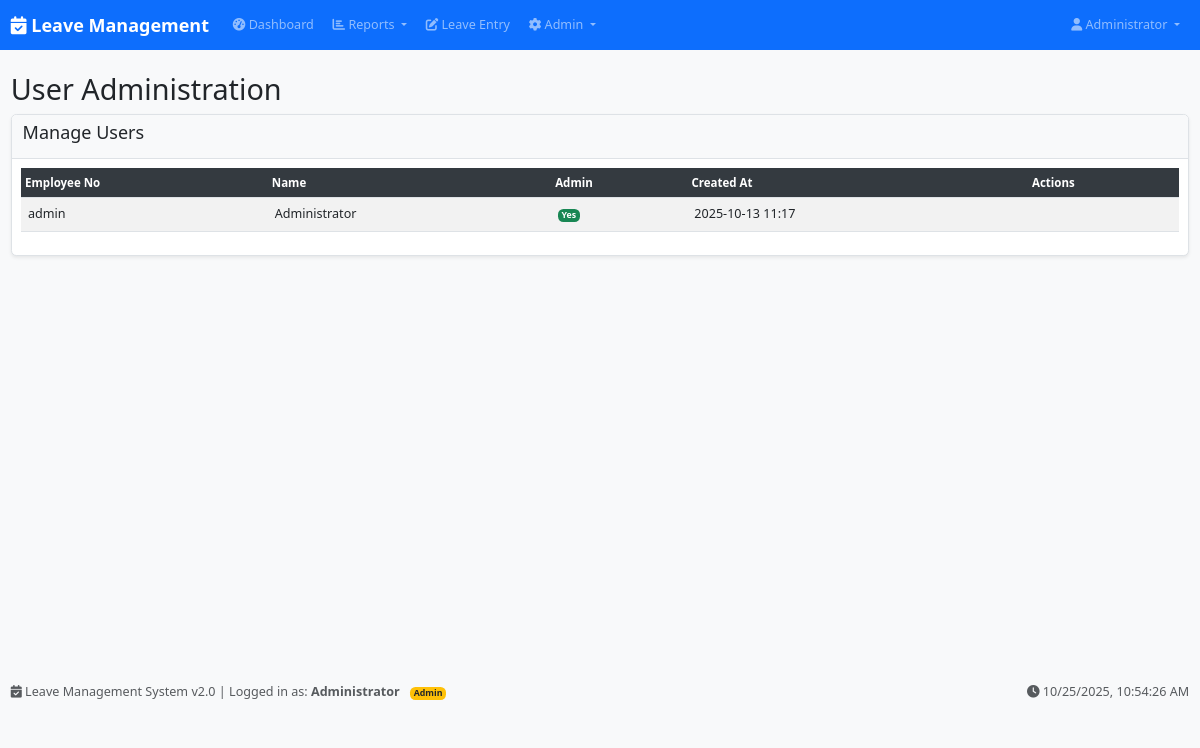
The page /admin (signed in) on the database its author committed.
### models.py (models this page shows, shortened)
class User(db.Model):
    id = db.Column(db.Integer, primary_key=True)
    emp_no = db.Column(db.String(20), unique=True, nullable=False)
    name = db.Column(db.String(100), nullable=False)
    password_hash = db.Column(db.String(256), nullable=False)
    is_admin = db.Column(db.Boolean, default=False)
    created_at = db.Column(db.DateTime, default=datetime.utcnow)

### routes.py (the view)
@app.route('/admin')
def admin():
    if 'user_id' not in session or not session.get('is_admin'):
        flash('Admin access required', 'error')
        return redirect(url_for('dashboard'))
    users = User.query.all()
    return render_template('admin.html', users=users)

### routes.py (called while the page is built)
@app.context_processor
def inject_date():
    return {'date': date}

### templates/admin.html (shortened to what this page needs)
{% extends "base.html" %}
{% block content %}
<h2>User Administration</h2>
<div class="card">
    <div class="card-header">
        <h5>Manage Users</h5>
    </div>
    <div class="card-body">
        <div class="table-responsive">
            <table class="table table-striped">
                <thead>
                    <tr>
                        <th>Employee No</th>
                        <th>Name</th>
                        <th>Admin</th>
                        <th>Created At</th>
                        <th>Actions</th>
                    </tr>
                </thead>
                <tbody>
                    {% for user in users %}
                    <tr>
                        <td>{{ user.emp_no }}</td>
                        <td>{{ user.name }}</td>
                        <td>
                            {% if user.is_admin %}
                                <span class="badge bg-success">Yes</span>
                            {% else %}
                                <span class="badge bg-secondary">No</span>
                            {% endif %}
                        </td>
                        <td>{{ user.created_at.strftime('%Y-%m-%d %H:%M') if user.created_at else 'N/A' }}</td>
                        <td>
                        </td>
                    </tr>
                    {% endfor %}
                </tbody>
            </table>
        </div>
    </div>
</div>
{% endblock %}

### templates/base.html (shortened to what this page needs)
<!DOCTYPE html>
<html lang="en">
<head>
    <link href="https://cdn.jsdelivr.net/npm/bootstrap@5.3.0/dist/css/bootstrap.min.css" rel="stylesheet">
    <link href="https://cdnjs.cloudflare.com/ajax/libs/font-awesome/6.4.0/css/all.min.css" rel="stylesheet">
    <link rel="stylesheet" href="{{ url_for('static', filename='style.css') }}">
</head>
<body>
    <nav class="navbar navbar-expand-lg navbar-dark bg-primary">
        <div class="container-fluid">
            <a class="navbar-brand" href="{{ url_for('dashboard') }}">
                <i class="fas fa-calendar-check"></i> Leave Management
            </a>
            <div class="collapse navbar-collapse" id="navbarNav">
                {% if session.user_id %}
                <ul class="navbar-nav me-auto">
                    <li class="nav-item">
                        <a class="nav-link" href="{{ url_for('dashboard') }}">
                            <i class="fas fa-tachometer-alt"></i> Dashboard
                        </a>
                    </li>
                    <li class="nav-item dropdown">
                        <a class="nav-link dropdown-toggle" href="#" id="reportsDropdown" role="button" data-bs-toggle="dropdown" aria-expanded="false">
                            <i class="fas fa-chart-bar"></i> Reports
                        </a>
                    </li>
                    <li class="nav-item">
                        <a class="nav-link" href="{{ url_for('entry') }}">
                            <i class="fas fa-edit"></i> Leave Entry
                        </a>
                    </li>
                    {% if session.is_admin %}
                    <li class="nav-item dropdown">
                        <a class="nav-link dropdown-toggle" href="#" id="adminDropdown" role="button" data-bs-toggle="dropdown" aria-expanded="false">
                            <i class="fas fa-cog"></i> Admin
                        </a>
                    </li>
                    {% endif %}
                </ul>
                <ul class="navbar-nav">
                    <li class="nav-item dropdown">
                        <a class="nav-link dropdown-toggle" href="#" id="userDropdown" role="button" data-bs-toggle="dropdown">
                            <i class="fas fa-user"></i> {{ session.name or session.emp_no }}
                        </a>
                    </li>
                </ul>
                {% endif %}
            </div>
        </div>
    </nav>
    <div class="container-fluid py-4">
        {% block content %}{% endblock %}
    </div>
    <footer class="footer bg-light mt-auto">
        <div class="container-fluid">
            <div class="row align-items-center">
                <div class="col-md-6">
                    <span class="text-muted no-print">
                        <i class="fas fa-calendar-check"></i>
                        Leave Management System v2.0
                        {% if session.user_id %}
                        <span class="no-print">| Logged in as: <strong>{{ session.name or session.emp_no }}</strong>
                        {% if session.is_admin %}
                        <span class="badge bg-warning text-dark ms-2">Admin</span>
                        {% endif %}</span>
                        {% endif %}
                    </span>
                </div>
                <div class="col-md-6 text-end">
                    <span class="text-muted no-print">
                        <i class="fas fa-clock"></i>
                        <span id="current-time"></span>
                    </span>
                </div>
            </div>
        </div>
    </footer>
</body>
</html>

### static/style.css (style rules this page uses)
body { background-color: #f8f9fa; font-family: 'Segoe UI', Tahoma, Geneva, Verdana, sans-serif; font-size: 14px; }
.navbar-brand { font-weight: bold; }
.card { border: 1px solid #dee2e6; box-shadow: 0 0.125rem 0.25rem rgba(0, 0, 0, 0.075); margin-bottom: 8px; }
.card-header { background-color: #f8f9fa; border-bottom: 1px solid #dee2e6; font-weight: 600; padding: 8px 12px; }
.card-body { padding: 10px; }
.table th { background-color: #343a40 !important; color: white !important; font-weight: 600; font-size: 0.8rem; padding: 0.4rem 0.3rem; }
.badge { font-size: 0.7em; padding: 0.25em 0.4em; font-weight: 600; }
.navbar-nav .nav-link { margin: 0 0.15rem; border-radius: 0.25rem; transition: background-color 0.15s ease-in-out; }
@media (max-height: 800px) { body { zoom: 0.9; } }

### templates/base.html (style rules this page uses)
.navbar-brand { font-weight: 700; }
.footer { background-color: #f8f9fa; padding: 20px 0; margin-top: auto; }
body { display: flex; flex-direction: column; min-height: 100vh; }
.container-fluid { flex: 1; }
.card { box-shadow: 0 0.125rem 0.25rem rgba(0, 0, 0, 0.075); border: 1px solid rgba(0, 0, 0, 0.125); }
.card-header { background-color: #f8f9fa; border-bottom: 1px solid rgba(0, 0, 0, 0.125); font-weight: 600; }
.table th { background-color: #f8f9fa; font-weight: 600; }

### rows shown on the page
User: name "Administrator", emp_no "admin", is_admin "Yes", created_at "2025-10-13 11:17"
